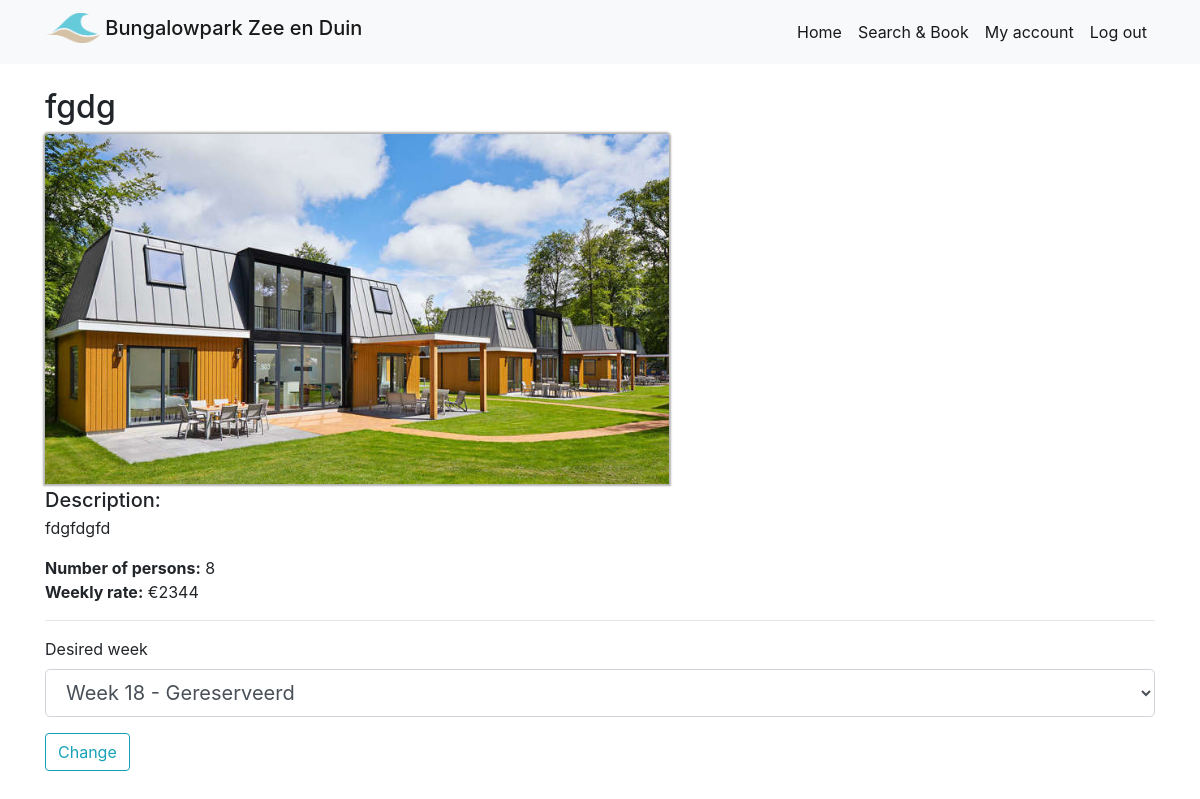
The app's page /booking/2/update (signed in) with its own data.
### webapp/models.py (models this page shows, shortened)
class Bungalow(db.Model):
    id = db.Column(db.Integer, primary_key=True)
    name = db.Column(db.String(120), unique=True ,nullable=False)
    content = db.Column(db.Text, nullable=False)
    bungalow_type = db.Column(db.Integer, nullable=False)
    weekprice = db.Column(db.Integer, nullable=False)
    booking = db.relationship('Booking', backref='bungalow')

class Booking(db.Model):
    id = db.Column(db.Integer, primary_key=True)
    guest_id = db.Column(db.Integer, db.ForeignKey('user.id'), nullable=False)
    bungalow_id = db.Column(db.Integer, db.ForeignKey('bungalow.id'), nullable=False)
    week = db.Column(db.String(50), nullable=False)

### webapp/bookings/views.py (the view)
@bookings.route('/booking/<int:booking_id>/update', methods=["POST", "GET"])
@login_required
def update_booking(booking_id):
    booking = Booking.query.get_or_404(booking_id)
    if booking.guest_id != current_user.id:
        abort(403)
    booked_weeks = [x for x, in db.session.query(Booking.week).filter_by(bungalow_id=booking.bungalow_id).all()]
    weekchoices = []
    for x in range(1, 53):
        if str(x) in booked_weeks:
            weekchoices.append((x, f"Week {x} - Gereserveerd"))
        else:
            weekchoices.append((x, f"Week {x}"))
    form = UpdateBookingForm()
    form.week.choices = weekchoices
    if form.validate_on_submit():
        if Booking.query.filter_by(bungalow_id=booking.bungalow_id).filter_by(week=form.week.data).first() is None:
            booking.week = form.week.data
            db.session.commit()
            flash(f"Your booking has been adjusted!", 'success')
            return redirect(url_for('main.account'))
        else:
            flash(f"The bungalow is already reserved on your desired week!", 'danger')
            return redirect(url_for('bookings.update_booking', booking_id=booking_id))
    elif request.method == 'GET':
        form.week.default = booking.week
        form.process()
    return render_template('update_booking.html', form=form, booking=booking, css="bungalow.css")

### webapp/bookings/forms.py
class UpdateBookingForm(FlaskForm):
    week = SelectField('Desired week', coerce=int, validators=[DataRequired()])
    submit = SubmitField('Change')

### webapp/models.py (called while the page is built)
@login_manager.user_loader
def load_user(user_id):
    return User.query.get(int(user_id))

### webapp/bookings/templates/update_booking.html (shortened to what this page needs)
{% extends "base.html" %}
{% block content %}
<div class="container">
    {% if booking.bungalow %}
         <h2 class="mt-4">{{ booking.bungalow.name }}</h2>
            {% if booking.bungalow.bungalow_type == 8 %}
            <img class="card-img-top bungalow-image" src="{{url_for('static', filename='img/8personen.jpg')}}" alt="Card image cap">
            {% elif booking.bungalow.bungalow_type == 6 %}
            <img class="card-img-top bungalow-image" src="{{url_for('static', filename='img/6personen.jpg')}}" alt="Card image cap">
            {% elif booking.bungalow.bungalow_type == 4 %}
            <img class="card-img-top bungalow-image" src="{{url_for('static', filename='img/4personen.jpg')}}" alt="Card image cap">
            {% endif %}
            <h5 class="my-1">Description:</h5>
            <p>{{ booking.bungalow.content }}</p>
            <p>
                <b>Number of persons:</b> {{ booking.bungalow.bungalow_type }}
                <br>
                <b>Weekly rate:</b> €{{ booking.bungalow.weekprice }}
            </p>
            <hr>
            <form action="" method="post">
                <div class="form-group">
                    {{ form.week.label(class="form-control-label") }}
                    {% if form.week.errors %}
                    {{ form.week(class="form-control form-control-lg is-invalid", autocomplete="off") }}
                    <div class="invalid-feedback">
                        {% for error in form.week.errors %}
                            <span>{{ error }}</span>
                        {% endfor %}
                    </div>
                    {% else %}
                        {{ form.week(class="form-control form-control-lg", autocomplete="off") }}
                    {% endif %}
                </div>
                <div class="form-group">
                        {{ form.submit(class="btn btn-outline-info") }}
                </div>
            </form>
        </div>
    {% else %}
    <div class="text-center">
    <h2 class="mt-5">Bungalow does not exist!</h2>
    <a href="{{url_for('bungalows.zoek')}}">Click here to search bungalows</a>
    </div>
    {% endif %}
{% endblock %}

### webapp/static/css/bungalow.css (style rules this page uses)
.bungalow-image { box-shadow: 0px 0px 2px 2px rgba(0,0,0,0.3); height: 350px; width: auto !important; }

### records on screen
Bungalow: bungalow.name "fgdg", bungalow.content "fdgfdgfd", bungalow.bungalow_type "8", bungalow.weekprice "2344"
Booking: week "Week 18 - Gereserveerd"
